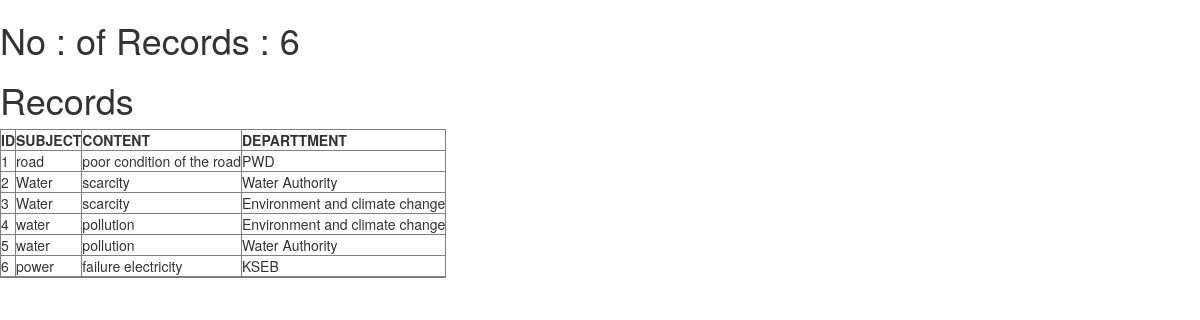
Page /shownotifications on the committed database.
### app.py (models this page shows, shortened)
class Complaints(db.Model):
    comp_id = Column(Integer,primary_key=True)
    subject=Column(Text,nullable=False)
    content=Column(Text,nullable=False)
    department=Column(Text)
    status=Column(Text)
    user_id=Column(Integer)

### app.py (the view)
@app.route('/shownotifications')
def show_notifications():
    all_data = Complaints.query.all()
    complaints_id_list=[]
    complaints_subject_list=[]
    complaints_content_list=[]
    complaint_department=[]
    for i in all_data:
       complaints_id_list.append(i.comp_id)
       complaints_subject_list.append(i.subject)
       complaints_content_list.append(i.content)
       complaint_department.append(i.department)
    length=len(complaints_content_list)
    return render_template('table.html',_anchor='myanchor',length=length,complaints_id_list=complaints_id_list,complaints_subject_list=complaints_subject_list,complaints_content_list=complaints_content_list,complaint_department=complaint_department)

### app.py (called while the page is built)
@app.teardown_appcontext
def shutdown_session(exception=None):
    db_session.remove()

### templates/table.html
{% extends "bootstrap/base.html"%}
{%block content%}
<h1>No : of Records : {{length}}</h1>
<h1>Records</h1>
<table border="1">
    <tr> <th>ID</th>
        <th>SUBJECT</th>
        <th>CONTENT</th>
        <th>DEPARTTMENT</th>
    </tr>
    {% for i in range(0,length+1) %}
    <tr>
        <td>{{complaints_id_list[i]}}</td>
        <td>{{complaints_subject_list[i]}}</td>
        <td>{{complaints_content_list[i]}}</td>
        <td>{{complaint_department[i]}}</td>
    </tr>
    {% endfor %}
</table>
{% endblock %}

### rows in the picture
Complaints: subject "road", content "poor condition of the road", department "PWD"
Complaints: subject "Water", content "scarcity", department "Water Authority"
Complaints: subject "Water", content "scarcity", department "Environment and climate change"
Complaints: subject "water", content "pollution", department "Environment and climate change"
Complaints: subject "water", content "pollution", department "Water Authority"
Complaints: subject "power", content "failure electricity", department "KSEB"

### other values in the picture
{{ length }} "6"
{{ complaints_id_list[i] }} "1" "2" "3" "4" "5" "6"
